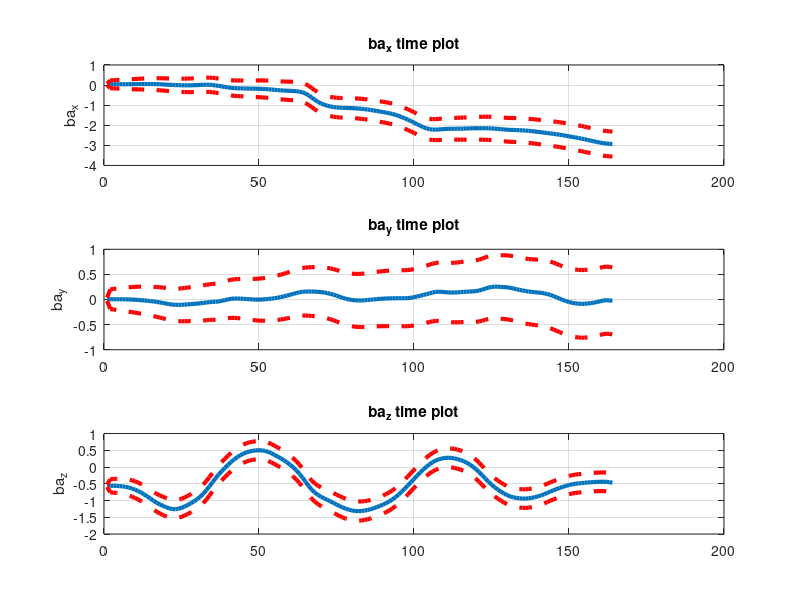
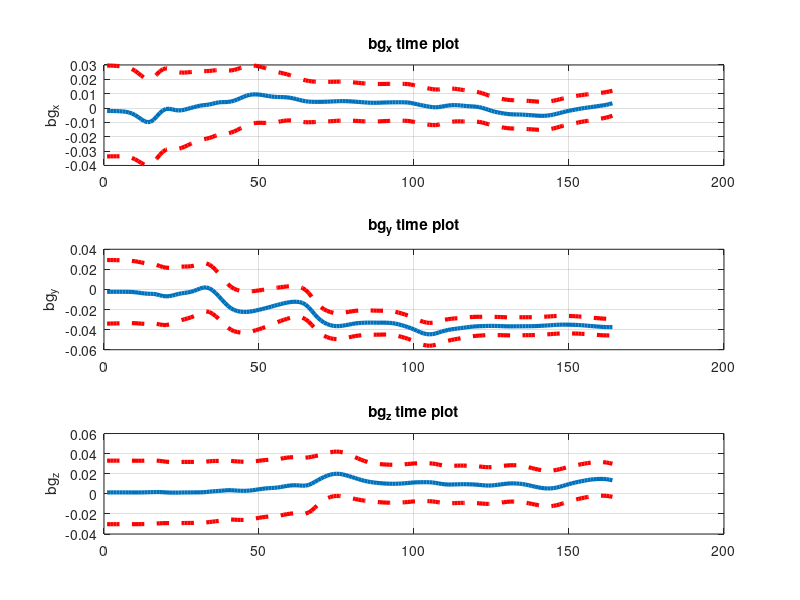

Reproduce these figures in MATLAB, in order.
clear all;
clc;
data = csvread('camimucalib_bias.csv');
ba = data(:, 1:3);
bg = data(:, 4:6);
sigma_ba = data(:, 7:9);
sigma_bg = data(:, 10:12);

%%
figure('Name','Accelerometer Bias KF','NumberTitle','off');
subplot(311)
plot(ba(:,1), 'LineWidth', 3);
hold on;
plot(ba(:,1) + sigma_ba(:,1), '--r', 'LineWidth', 3);
hold on;
plot(ba(:,1) - sigma_ba(:,1), '--r', 'LineWidth', 3);
hold off;
ylabel('ba_x');
grid;
title('ba_x time plot');
subplot(312)
plot(ba(:,2), 'LineWidth', 3);
hold on;
plot(ba(:,2) + sigma_ba(:,2), '--r', 'LineWidth', 3);
hold on;
plot(ba(:,2) - sigma_ba(:,2), '--r', 'LineWidth', 3);
hold off;
ylabel('ba_y');
grid;
title('ba_y time plot');
subplot(313)
plot(ba(:,3), 'LineWidth', 3);
hold on;
plot(ba(:,3) + sigma_ba(:,3), '--r', 'LineWidth', 3);
hold on;
plot(ba(:,3) - sigma_ba(:,3), '--r', 'LineWidth', 3);
hold off;
ylabel('ba_z');
grid;
title('ba_z time plot');
%%
figure('Name','Gyroscope Bias KF','NumberTitle','off');
subplot(311)
plot(bg(:,1), 'LineWidth', 3);
hold on;
plot(bg(:,1) + sigma_bg(:,1), '--r', 'LineWidth', 3);
hold on;
plot(bg(:,1) - sigma_bg(:,1), '--r', 'LineWidth', 3);
hold off;
ylabel('bg_x');
grid;
title('bg_x time plot');
subplot(312)
plot(bg(:,2), 'LineWidth', 3);
hold on;
plot(bg(:,2) + sigma_bg(:,2), '--r', 'LineWidth', 3);
hold on;
plot(bg(:,2) - sigma_bg(:,2), '--r', 'LineWidth', 3);
hold off;
ylabel('bg_y');
grid;
title('bg_y time plot');
subplot(313)
plot(bg(:,3), 'LineWidth', 3);
hold on;
plot(bg(:,3) + sigma_bg(:,3), '--r', 'LineWidth', 3);
hold on;
plot(bg(:,3) - sigma_bg(:,3), '--r', 'LineWidth', 3);
hold off;
ylabel('bg_z');
title('bg_z time plot');
grid;